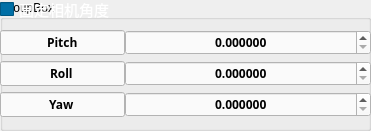
   <widget class="QGroupBox" name="groupBox_6">
    <property name="geometry">
     <rect>
      <x>0</x>
      <y>660</y>
      <width>371</width>
      <height>131</height>
     </rect>
    </property>
    <property name="title">
     <string>GroupBox</string>
    </property>
    <widget class="QCheckBox" name="default_gimbal_checkBox">
     <property name="geometry">
      <rect>
       <x>0</x>
       <y>0</y>
       <width>141</width>
       <height>19</height>
      </rect>
     </property>
     <property name="palette">
      <palette>
       <active>
        <colorrole role="WindowText">
         <brush brushstyle="SolidPattern">
          <color alpha="255">
           <red>255</red>
           <green>255</green>
           <blue>255</blue>
          </color>
         </brush>
        </colorrole>
        <colorrole role="Button">
         <brush brushstyle="SolidPattern">
          <color alpha="255">
           <red>0</red>
           <green>111</green>
           <blue>166</blue>
          </color>
         </brush>
        </colorrole>
        <colorrole role="Base">
         <brush brushstyle="SolidPattern">
          <color alpha="255">
           <red>0</red>
           <green>111</green>
           <blue>166</blue>
          </color>
         </brush>
        </colorrole>
        <colorrole role="Window">
         <brush brushstyle="SolidPattern">
          <color alpha="255">
           <red>0</red>
           <green>111</green>
           <blue>166</blue>
          </color>
         </brush>
        </colorrole>
       </active>
       <inactive>
        <colorrole role="WindowText">
         <brush brushstyle="SolidPattern">
          <color alpha="255">
           <red>255</red>
           <green>255</green>
           <blue>255</blue>
          </color>
         </brush>
        </colorrole>
        <colorrole role="Button">
         <brush brushstyle="SolidPattern">
          <color alpha="255">
           <red>0</red>
           <green>111</green>
           <blue>166</blue>
          </color>
         </brush>
        </colorrole>
        <colorrole role="Base">
         <brush brushstyle="SolidPattern">
          <color alpha="255">
           <red>0</red>
           <green>111</green>
           <blue>166</blue>
          </color>
         </brush>
        </colorrole>
        <colorrole role="Window">
         <brush brushstyle="SolidPattern">
          <color alpha="255">
           <red>0</red>
           <green>111</green>
           <blue>166</blue>
          </color>
         </brush>
        </colorrole>
       </inactive>
       <disabled>
        <colorrole role="WindowText">
         <brush brushstyle="SolidPattern">
          <color alpha="255">
           <red>120</red>
           <green>120</green>
           <blue>120</blue>
          </color>
         </brush>
        </colorrole>
        <colorrole role="Button">
         <brush brushstyle="SolidPattern">
          <color alpha="255">
           <red>0</red>
           <green>111</green>
           <blue>166</blue>
          </color>
         </brush>
        </colorrole>
        <colorrole role="Base">
         <brush brushstyle="SolidPattern">
          <color alpha="255">
           <red>0</red>
           <green>111</green>
           <blue>166</blue>
          </color>
         </brush>
        </colorrole>
        <colorrole role="Window">
         <brush brushstyle="SolidPattern">
          <color alpha="255">
           <red>0</red>
           <green>111</green>
           <blue>166</blue>
          </color>
         </brush>
        </colorrole>
       </disabled>
      </palette>
     </property>
     <property name="font">
      <font>
       <family>等线</family>
       <pointsize>11</pointsize>
      </font>
     </property>
     <property name="text">
      <string>固定相机角度</string>
     </property>
    </widget>
    <widget class="QWidget" name="formLayoutWidget_11">
     <property name="geometry">
      <rect>
       <x>0</x>
       <y>30</y>
       <width>371</width>
       <height>91</height>
      </rect>
     </property>
     <property name="font">
      <font>
       <family>Adobe 繁黑體 Std B</family>
       <weight>75</weight>
       <bold>true</bold>
      </font>
     </property>
     <layout class="QFormLayout" name="formLayout_15">
      <property name="horizontalSpacing">
       <number>0</number>
      </property>
      <property name="verticalSpacing">
       <number>6</number>
      </property>
      <item row="0" column="0">
       <widget class="QLineEdit" name="lineEdit_53">
        <property name="enabled">
         <bool>true</bool>
        </property>
        <property name="font">
         <font>
          <family>Adobe 繁黑體 Std B</family>
          <weight>75</weight>
          <bold>true</bold>
         </font>
        </property>
        <property name="styleSheet">
         <string notr="true">background-color: rgb(250, 250, 250);</string>
        </property>
        <property name="text">
         <string>Pitch</string>
        </property>
        <property name="alignment">
         <set>Qt::AlignCenter</set>
        </property>
        <property name="readOnly">
         <bool>true</bool>
        </property>
       </widget>
      </item>
      <item row="0" column="1">
       <widget class="QDoubleSpinBox" name="default_pitch_SpinBox">
        <property name="font">
         <font>
          <family>Adobe 繁黑體 Std B</family>
          <weight>75</weight>
          <bold>true</bold>
         </font>
        </property>
        <property name="styleSheet">
         <string notr="true">background-color: rgb(250, 250, 250);</string>
        </property>
        <property name="alignment">
         <set>Qt::AlignCenter</set>
        </property>
        <property name="decimals">
         <number>6</number>
        </property>
        <property name="maximum">
         <double>360.000000000000000</double>
        </property>
        <property name="value">
         <double>0.000000000000000</double>
        </property>
       </widget>
      </item>
      <item row="1" column="0">
       <widget class="QLineEdit" name="lineEdit_54">
        <property name="font">
         <font>
          <family>Adobe 繁黑體 Std B</family>
          <weight>75</weight>
          <bold>true</bold>
         </font>
        </property>
        <property name="styleSheet">
         <string notr="true">background-color: rgb(250, 250, 250);</string>
        </property>
        <property name="text">
         <string>Roll</string>
        </property>
        <property name="alignment">
         <set>Qt::AlignCenter</set>
        </property>
        <property name="readOnly">
         <bool>true</bool>
        </property>
       </widget>
      </item>
      <item row="2" column="0">
       <widget class="QLineEdit" name="lineEdit_55">
        <property name="font">
         <font>
          <family>Adobe 繁黑體 Std B</family>
          <weight>75</weight>
          <bold>true</bold>
         </font>
        </property>
        <property name="styleSheet">
         <string notr="true">background-color: rgb(250, 250, 250);</string>
        </property>
        <property name="text">
         <string>Yaw</string>
        </property>
        <property name="alignment">
         <set>Qt::AlignCenter</set>
        </property>
        <property name="readOnly">
         <bool>true</bool>
        </property>
       </widget>
      </item>
      <item row="1" column="1">
       <widget class="QDoubleSpinBox" name="default_roll_SpinBox">
        <property name="font">
         <font>
          <family>Adobe 繁黑體 Std B</family>
          <weight>75</weight>
          <bold>true</bold>
         </font>
        </property>
        <property name="styleSheet">
         <string notr="true">background-color: rgb(250, 250, 250);</string>
        </property>
        <property name="alignment">
         <set>Qt::AlignCenter</set>
        </property>
        <property name="decimals">
         <number>6</number>
        </property>
        <property name="maximum">
         <double>360.000000000000000</double>
        </property>
        <property name="value">
         <double>0.000000000000000</double>
        </property>
       </widget>
      </item>
      <item row="2" column="1">
       <widget class="QDoubleSpinBox" name="default_yaw_SpinBox">
        <property name="font">
         <font>
          <family>Adobe 繁黑體 Std B</family>
          <weight>75</weight>
          <bold>true</bold>
         </font>
        </property>
        <property name="styleSheet">
         <string notr="true">background-color: rgb(250, 250, 250);</string>
        </property>
        <property name="alignment">
         <set>Qt::AlignCenter</set>
        </property>
        <property name="decimals">
         <number>6</number>
        </property>
        <property name="maximum">
         <double>360.000000000000000</double>
        </property>
        <property name="value">
         <double>0.000000000000000</double>
        </property>
       </widget>
      </item>
     </layout>
    </widget>
   </widget>
